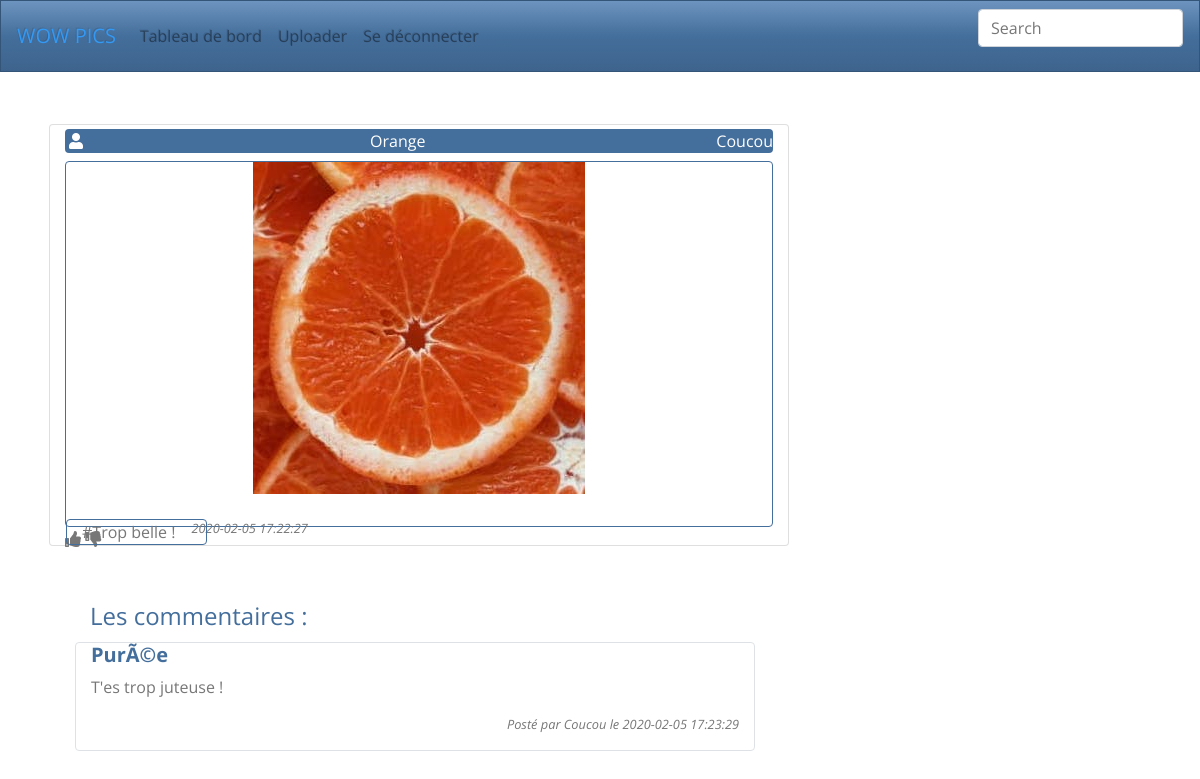
The page /v1.00/index.php?action=PagePicture&Picture=30 (signed in) on the database its author committed.
### tables this page shows
CREATE TABLE `picture` (
  `idPicture` int(11) NOT NULL,
  `fileName` varchar(255) NOT NULL,
  `status` varchar(30) NOT NULL DEFAULT 'private',
  `link` varchar(255) NOT NULL,
  `tags` text NOT NULL,
  `dateUpload` datetime NOT NULL DEFAULT CURRENT_TIMESTAMP,
  `idUser` int(11) NOT NULL
);

CREATE TABLE `comment` (
  `idComment` int(11) NOT NULL,
  `title` varchar(255) NOT NULL,
  `content` text NOT NULL,
  `dateComment` datetime NOT NULL DEFAULT CURRENT_TIMESTAMP,
  `idUser` int(11) NOT NULL,
  `idPicture` int(11) NOT NULL
);

### v1.00/AutoLoader.php (called while the page is built, shortened)
<?php
 class AutoLoader
 {
    static function autoLoad($className)
    {
        $directories = array("controller", "model", "view", "model/Entity", "model/EntityManager", "Helpers");
        foreach($directories as $directory)
        {
            $file = $directory .'\\' . $className . '.php';
        }
    }
 }

### v1.00/Model/Modele.php (called while the page is built, shortened)
<?php
Abstract class Modele
{
  protected function executeReq($req, $params = null)
  {
   $bdd = Database::getInstance() -> getConnection();
    if($params == null)
    {
      $res = $bdd->query($req);
    }
    else
    {
      $res = $bdd->prepare($req);
      $res->execute($params);
    }
    return $res;
  }
  function hydrate(array $donnees){
    foreach ($donnees as $key => $value ){
        $method = 'set'.ucfirst($key);
    }
  }
}

### v1.00/Model/EntityManager/PictureManager.php (called while the page is built, shortened)
<?php
class PictureManager extends Modele
{
    public function getPublicPicture($idPicture)
    {
        $req = "SELECT * from picture WHERE status='public' AND idPicture=?";
        $res = $this->executeReq($req,array($idPicture));
        $res = $res->fetch(PDO::FETCH_ASSOC);
        if($res !== false)
        {
            $picture = new Picture();
            $picture->hydrate($res);
            return $picture;
        }
        else {
            return false;
        }
    }
}

### v1.00/Model/Entity/Picture.php (called while the page is built, shortened)
<?php
class Picture extends Modele {
    private $filename;
    private $link;
    private $tags;
    private $dateUpload;
    public function setIdPicture($idPicture)
    {
        return $this;
    }
    public function getFilename()
    {
        return $this->filename;
    }
    public function setFilename($filename)
    {
        $this->filename = $filename;
        return $this;
    }
    public function setStatus($status)
    {
        return $this;
    }
    public function getLink()
    {
        return $this->link;
    }
    public function setLink($link)
    {
        $this->link = $link;
        return $this;
    }
    public function getTags()
    {
        return $this->tags;
    }
    public function setTags($tags)
    {
        $this->tags = $tags;
        return $this;
    }
    public function getDateUpload()
    {
        return $this->dateUpload;
    }
    public function setDateUpload($dateUpload)
    {
        $this->dateUpload = $dateUpload;
        return $this;
    }
    public function setIdUser($idUser)
    {
            return $this;
    }
}

### v1.00/Model/EntityManager/UserManager.php (called while the page is built, shortened)
<?php
class UserManager extends Modele
{
    public function getUser($id)
    {
        $req='SELECT login, password, email FROM user WHERE idUser=?';
        $res = $this->executeReq($req,array($id));
        $res2 = $res->fetch(PDO::FETCH_ASSOC);
        if($res2 != FALSE)
        {
            $user = new User();
            $user->hydrate($res2);
            return $user;
        }
        else
        {
            return false;
        }
    }
}

### v1.00/Model/EntityManager/CommentManager.php (called while the page is built, shortened)
<?php
class CommentManager extends Modele
{
    public function getCommentsByPicture($idPicture) {
        $req = "SELECT * FROM comment WHERE idPicture = ? ";
        $res = $this->executeReq($req,array($idPicture));
        $comments = [];
        while($donnes =$res->fetch(PDO::FETCH_ASSOC))
        {
            $comment = new Comment();
            $comment->hydrate($donnes);
            $comments[] = $comment;
        }
        return $comments;
    }
}

### v1.00/Model/Entity/Comment.php (called while the page is built, shortened)
<?php
class Comment extends Modele {
private $title;
private $content;
private $dateComment;
public function setIdComment($idComment)
{
return $this;
}
public function getTitle()
{
return $this->title;
}
public function setTitle($title)
{
$this->title = $title;
return $this;
}
public function getContent()
{
return $this->content;
}
public function setContent($content)
{
$this->content = $content;
return $this;
}
public function getDateComment()
{
return $this->dateComment;
}
public function setDateComment($dateComment)
{
$this->dateComment = $dateComment;
return $this;
}
public function setIdPicture($idPicture)
{
return $this;
}
public function setIdUser($idUser)
{
return $this;
}
}

### v1.00/View/Picture.html.php (the view, shortened to what this page needs)
<main class="container mt-5">
<div class="col-md-3 col-lg-8">
    <div class="row">
        <div class="col-12 card m-1 pt-1">
            <div class="d-flex align-items-center text-white bg-primary rounded pl-1 ">
                <i class="fas fa-user"></i>
                <p class="mx-auto my-auto"><?php echo $picture->getFilename(); ?></p>
                <p class="my-auto pl-1"><?php echo $login ?></p>
            </div>
            <div>
                <div class="border border-primary rounded mt-2 pl-1 pr-1 w-100 h-100 text-center">
                    <img class="img-fluid" src="<?php echo $picture->getLink(); ?>" alt="picture"/>
                </div>
                <div>
                    <i class="fas fa-thumbs-up"></i>
                    <i class="fas fa-thumbs-down"></i>
                </div>
            </div>
            <div class="row">
                <div>
                    <p class="border border-primary rounded mt-2 ml-3 my-auto col-12"><?php $tags = $picture->getTags();
                                $tags = explode(",",$tags);
                                for($i = 0 ; $i <count($tags); $i++)
                                {
                                    echo '#'. $tags[$i] . " ";
                                }
                        ?>
                    </p>
                </div>
                <div class="font-italic text-right small">
                    <?php echo $picture->getDateUpload(); ?>
                </div>
            </div>
        </div>
    </div>
    <div class="container pt-5">
             <form method = "POST" action="index.php?action=Inscrire">
               <fieldset>
            <?php if($CommentCount > 0)
            {?>
               <legend  class="col-md-6 text-primary">Les commentaires : </legend>
               <div class="form group border rounded">
            <?php
                forEach($comments as $comment)
                { ?>
                    <div class ="col-12 overflow-auto">
                        <h5 class="font-weight-bold text text-primary"> <?php echo $comment['comment']->getTitle(); ?> </h5>
                        <p > <?php echo $comment['comment']->getContent(); ?></p>
                        <p class="font-italic text-right small"> Posté par <?php echo $comment['userComment']; ?> le <?php echo $comment['comment']->getDateComment(); ?></p>
                    </div>
            <?php }
            }
                else
                    {echo "<p> Pas encore de commentaires ! </p>";} ?>
    </div>
</div>
</main>

### rows shown on the page
picture: fileName "Orange", link (picture), tags "Trop belle !", dateUpload "2020-02-05 17:22:27"
comment: title "PurÃ©e", content "T'es trop juteuse !", userComment "Coucou", dateComment "2020-02-05 17:23:29"

### other values the page prints
$login "Coucou"
